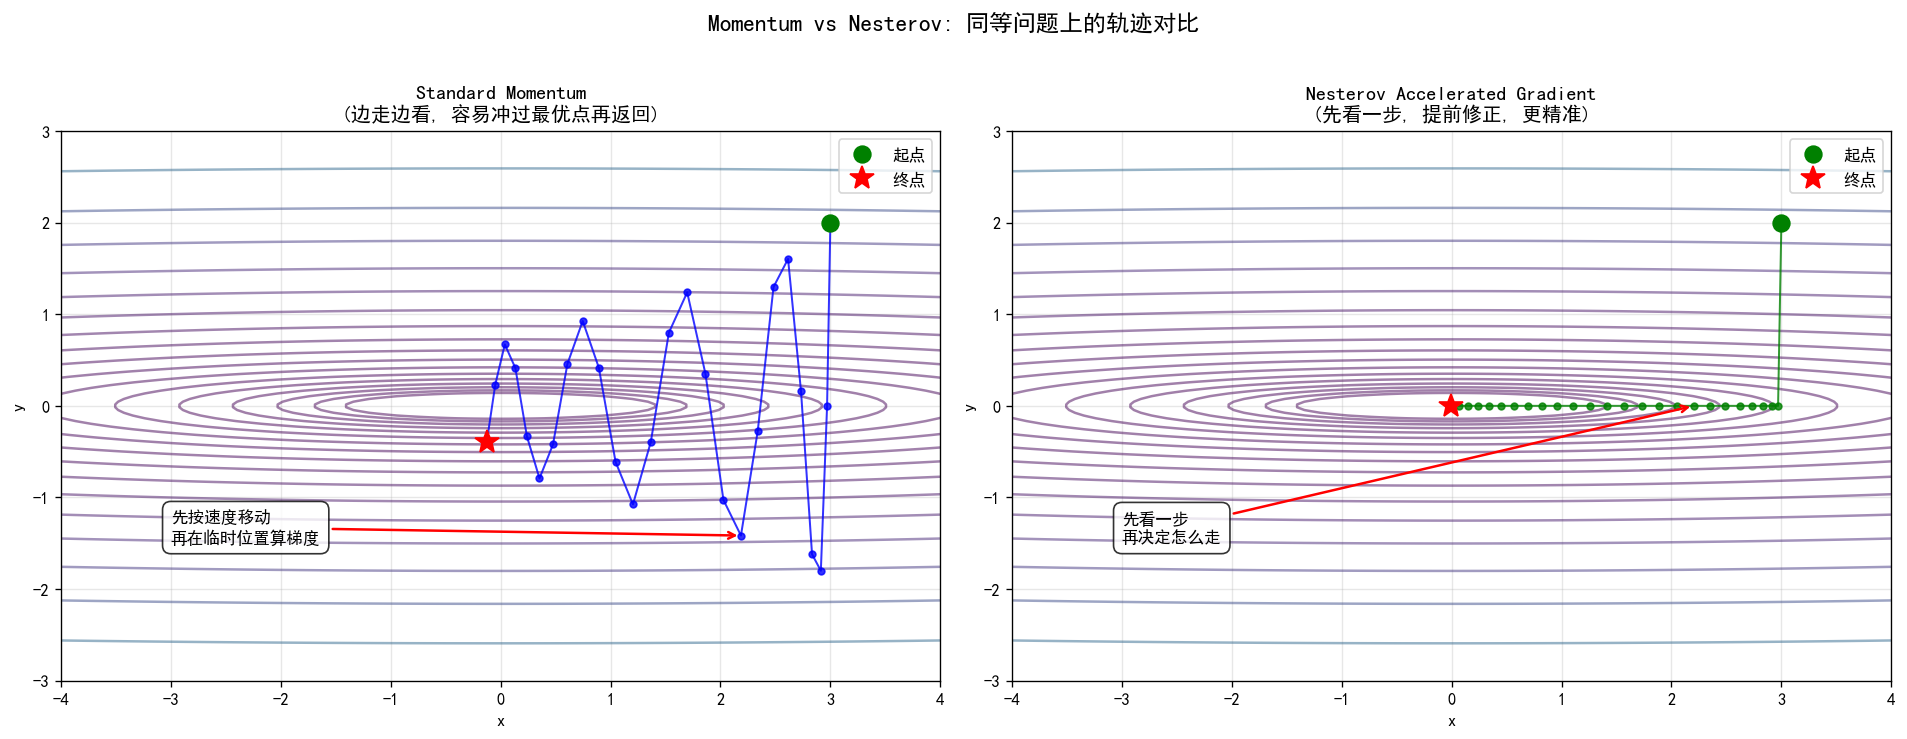

Reproduce this figure in Python.
"""
3-5-nesterov-vs-momentum.py
Visualize the difference between Standard Momentum and Nesterov Accelerated Gradient (NAG).
Nesterov "looks ahead" before computing the gradient, leading to better convergence.

Output: assets/figures/3-5-nesterov-vs-momentum.png
"""
import numpy as np
import matplotlib.pyplot as plt
import os

os.makedirs("assets/figures", exist_ok=True)


def simple_quad(x, y):
    """A skewed quadratic that's wider in y direction (simulates ravine)."""
    return 0.05 * x ** 2 + 5 * y ** 2


def simple_grad(x, y):
    return np.array([0.1 * x, 10 * y])


def standard_momentum(grad_fn, start, lr, beta, n_iter):
    p = start.copy()
    v = np.zeros_like(p)
    traj = [p.copy()]
    for _ in range(n_iter):
        g = grad_fn(p[0], p[1])
        v = beta * v - lr * g
        p = p + v
        traj.append(p.copy())
    return np.array(traj)


def nesterov(grad_fn, start, lr, beta, n_iter):
    p = start.copy()
    v = np.zeros_like(p)
    traj = [p.copy()]
    for _ in range(n_iter):
        # Look ahead
        p_lookahead = p + beta * v
        g = grad_fn(p_lookahead[0], p_lookahead[1])
        v = beta * v - lr * g
        p = p + v
        traj.append(p.copy())
    return np.array(traj)


start = np.array([3.0, 2.0])
traj_mom = standard_momentum(simple_grad, start, lr=0.1, beta=0.9, n_iter=25)
traj_nes = nesterov(simple_grad, start, lr=0.1, beta=0.9, n_iter=25)

fig, axes = plt.subplots(1, 2, figsize=(16, 6))
x = np.linspace(-4, 4, 200)
y = np.linspace(-3, 3, 200)
X, Y = np.meshgrid(x, y)
Z = simple_quad(X, Y)
levels = np.logspace(-1, 2, 20)

# Standard Momentum
ax = axes[0]
ax.contour(X, Y, Z, levels=levels, cmap="viridis", alpha=0.5)
ax.plot(traj_mom[:, 0], traj_mom[:, 1], "b-o", markersize=4, linewidth=1.2, alpha=0.8)
# Highlight the "look ahead" overshoot
ax.annotate("先按速度移动\n再在临时位置算梯度",
            xy=(traj_mom[8, 0], traj_mom[8, 1]),
            xytext=(-3, -1.5), fontsize=10,
            arrowprops=dict(arrowstyle="->", color="red", lw=1.5),
            bbox=dict(boxstyle="round,pad=0.5", facecolor="white", alpha=0.8))
ax.set_title("Standard Momentum\n(边走边看, 容易冲过最优点再返回)",
             fontsize=12)
ax.set_xlabel("x")
ax.set_ylabel("y")
ax.plot(traj_mom[0, 0], traj_mom[0, 1], "go", markersize=10, label="起点")
ax.plot(traj_mom[-1, 0], traj_mom[-1, 1], "r*", markersize=15, label="终点")
ax.legend()
ax.grid(True, alpha=0.3)

# Nesterov
ax = axes[1]
ax.contour(X, Y, Z, levels=levels, cmap="viridis", alpha=0.5)
ax.plot(traj_nes[:, 0], traj_nes[:, 1], "g-o", markersize=4, linewidth=1.2, alpha=0.8)
# Highlight the corrected path
ax.annotate("先看一步\n再决定怎么走",
            xy=(traj_nes[8, 0], traj_nes[8, 1]),
            xytext=(-3, -1.5), fontsize=10,
            arrowprops=dict(arrowstyle="->", color="red", lw=1.5),
            bbox=dict(boxstyle="round,pad=0.5", facecolor="white", alpha=0.8))
ax.set_title("Nesterov Accelerated Gradient\n(先看一步, 提前修正, 更精准)",
             fontsize=12)
ax.set_xlabel("x")
ax.set_ylabel("y")
ax.plot(traj_nes[0, 0], traj_nes[0, 1], "go", markersize=10, label="起点")
ax.plot(traj_nes[-1, 0], traj_nes[-1, 1], "r*", markersize=15, label="终点")
ax.legend()
ax.grid(True, alpha=0.3)

plt.suptitle("Momentum vs Nesterov: 同等问题上的轨迹对比",
             fontsize=14, fontweight="bold", y=1.02)
plt.tight_layout()
plt.savefig("assets/figures/3-5-nesterov-vs-momentum.png", dpi=120, bbox_inches="tight")
print("Saved: assets/figures/3-5-nesterov-vs-momentum.png")
